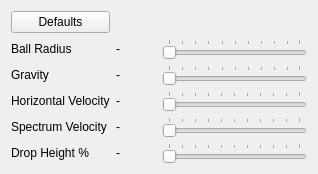
<?xml version="1.0" encoding="UTF-8"?>
<ui version="4.0">
 <class>BouncingBall</class>
 <widget class="QWidget" name="BouncingBall">
  <property name="geometry">
   <rect>
    <x>0</x>
    <y>0</y>
    <width>318</width>
    <height>173</height>
   </rect>
  </property>
  <layout class="QGridLayout" name="gridLayout">
   <item row="4" column="1">
    <widget class="QLabel" name="spectrum_velocity_value_label">
     <property name="text">
      <string>-</string>
     </property>
    </widget>
   </item>
   <item row="3" column="1">
    <widget class="QLabel" name="horizontal_velocity_value_label">
     <property name="text">
      <string>-</string>
     </property>
    </widget>
   </item>
   <item row="5" column="0">
    <widget class="QLabel" name="drop_height_percent_label">
     <property name="text">
      <string>Drop Height %</string>
     </property>
    </widget>
   </item>
   <item row="5" column="1">
    <widget class="QLabel" name="drop_height_percent_value_label">
     <property name="text">
      <string>-</string>
     </property>
    </widget>
   </item>
   <item row="4" column="2">
    <widget class="QTooltipedSlider" name="spectrum_velocity_slider">
     <property name="minimum">
      <number>0</number>
     </property>
     <property name="maximum">
      <number>100</number>
     </property>
     <property name="value">
      <number>0</number>
     </property>
     <property name="orientation">
      <enum>Qt::Horizontal</enum>
     </property>
     <property name="tickPosition">
      <enum>QSlider::TicksAbove</enum>
     </property>
     <property name="tickInterval">
      <number>10</number>
     </property>
    </widget>
   </item>
   <item row="2" column="2">
    <widget class="QTooltipedSlider" name="gravity_slider">
     <property name="minimum">
      <number>1</number>
     </property>
     <property name="maximum">
      <number>100</number>
     </property>
     <property name="value">
      <number>1</number>
     </property>
     <property name="orientation">
      <enum>Qt::Horizontal</enum>
     </property>
     <property name="tickPosition">
      <enum>QSlider::TicksAbove</enum>
     </property>
     <property name="tickInterval">
      <number>10</number>
     </property>
    </widget>
   </item>
   <item row="4" column="0">
    <widget class="QLabel" name="spectrum_velocity_label">
     <property name="text">
      <string>Spectrum Velocity</string>
     </property>
    </widget>
   </item>
   <item row="0" column="0">
    <widget class="QPushButton" name="reset_defaults_button">
     <property name="text">
      <string>Defaults</string>
     </property>
    </widget>
   </item>
   <item row="5" column="2">
    <widget class="QTooltipedSlider" name="drop_height_percent_slider">
     <property name="minimum">
      <number>0</number>
     </property>
     <property name="maximum">
      <number>100</number>
     </property>
     <property name="value">
      <number>0</number>
     </property>
     <property name="orientation">
      <enum>Qt::Horizontal</enum>
     </property>
     <property name="tickPosition">
      <enum>QSlider::TicksAbove</enum>
     </property>
     <property name="tickInterval">
      <number>10</number>
     </property>
    </widget>
   </item>
   <item row="3" column="0">
    <widget class="QLabel" name="horizontal_velocity_label">
     <property name="text">
      <string>Horizontal Velocity</string>
     </property>
    </widget>
   </item>
   <item row="3" column="2">
    <widget class="QTooltipedSlider" name="horizontal_velocity_slider">
     <property name="toolTip">
      <string>How fast the ball moves side to side</string>
     </property>
     <property name="minimum">
      <number>0</number>
     </property>
     <property name="maximum">
      <number>100</number>
     </property>
     <property name="value">
      <number>0</number>
     </property>
     <property name="sliderPosition">
      <number>0</number>
     </property>
     <property name="orientation">
      <enum>Qt::Horizontal</enum>
     </property>
     <property name="invertedControls">
      <bool>false</bool>
     </property>
     <property name="tickPosition">
      <enum>QSlider::TicksAbove</enum>
     </property>
     <property name="tickInterval">
      <number>10</number>
     </property>
    </widget>
   </item>
   <item row="1" column="1">
    <widget class="QLabel" name="ball_radius_value_label">
     <property name="minimumSize">
      <size>
       <width>40</width>
       <height>0</height>
      </size>
     </property>
     <property name="text">
      <string>-</string>
     </property>
     <property name="textFormat">
      <enum>Qt::PlainText</enum>
     </property>
    </widget>
   </item>
   <item row="1" column="0">
    <widget class="QLabel" name="ball_radius_label">
     <property name="text">
      <string>Ball Radius</string>
     </property>
    </widget>
   </item>
   <item row="2" column="1">
    <widget class="QLabel" name="gravity_value_label">
     <property name="text">
      <string>-</string>
     </property>
     <property name="textFormat">
      <enum>Qt::PlainText</enum>
     </property>
    </widget>
   </item>
   <item row="2" column="0">
    <widget class="QLabel" name="gravity_label">
     <property name="text">
      <string>Gravity</string>
     </property>
    </widget>
   </item>
   <item row="1" column="2">
    <widget class="QTooltipedSlider" name="ball_radius_slider">
     <property name="minimum">
      <number>1</number>
     </property>
     <property name="maximum">
      <number>100</number>
     </property>
     <property name="value">
      <number>1</number>
     </property>
     <property name="orientation">
      <enum>Qt::Horizontal</enum>
     </property>
     <property name="tickPosition">
      <enum>QSlider::TicksAbove</enum>
     </property>
     <property name="tickInterval">
      <number>10</number>
     </property>
    </widget>
   </item>
  </layout>
 </widget>
 <customwidgets>
  <customwidget>
   <class>QTooltipedSlider</class>
   <extends>QSlider</extends>
   <header location="global">QTooltipedSlider.h</header>
  </customwidget>
 </customwidgets>
 <resources/>
 <connections/>
</ui>
